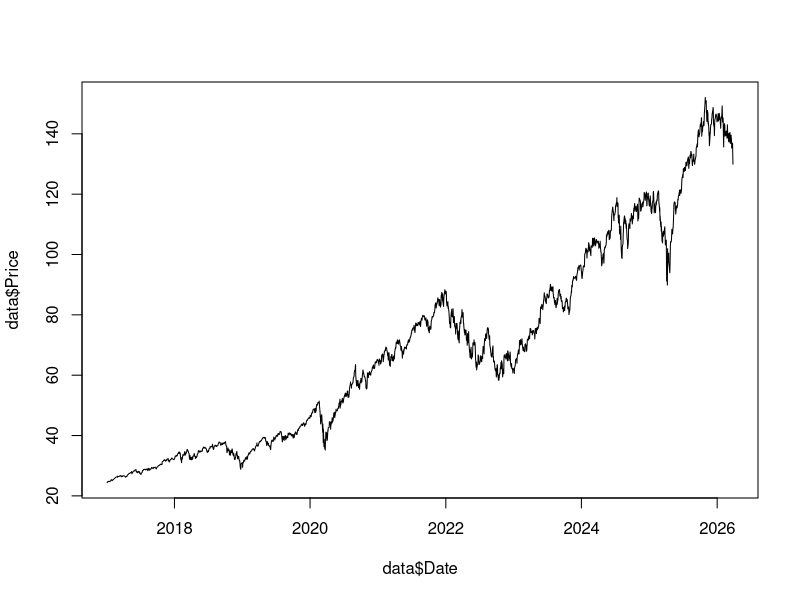
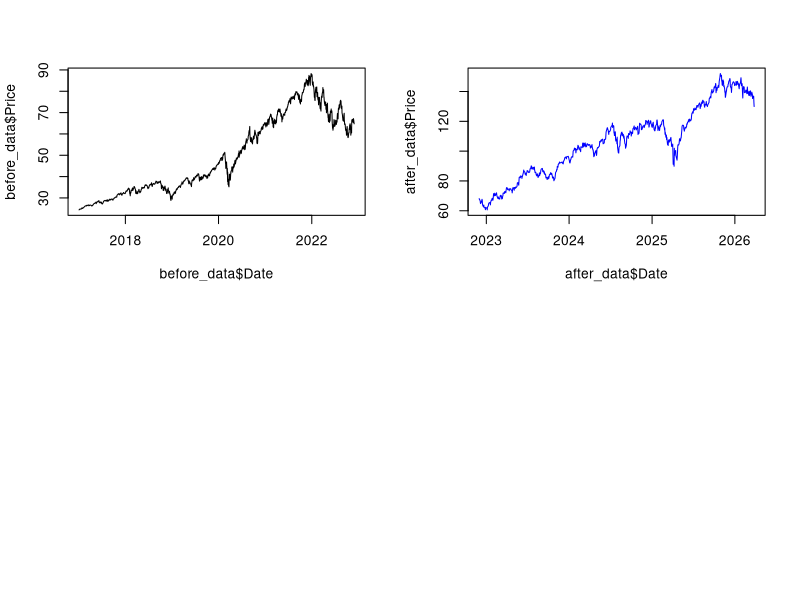

Reproduce these figures in R, in order.
## ---- chunk 1
#packages
library("tidyverse")
library("ggplot2")
library("dplyr")
## ---- chunk 2
#load data
data <- read.csv("XLK ETF Stock Price History.csv")
## ---- chunk 3
# change date 
data$Date <- as.Date(data$Date, format = "%m/%d/%Y") 
data <- data |>
  filter(trimws(Vol.) != "")
## ---- chunk 4
#split into two time frames
cutoff <- as.Date("2022-11-30")
before_data <- data[data$Date < cutoff, ]
after_data  <- data[data$Date >= cutoff, ]
## ---- chunk 5
plot(data$Date, data$Price, type = "l")
## ---- chunk 6
par(mfrow = c(2,2))
plot(before_data$Date, before_data$Price, type = "l")
plot(after_data$Date, after_data$Price, type = "l", col = "blue")
## ---- chunk 7
#detrend
model_data <- data.frame(
  t = 1:nrow(data),
  y = data$Price
)

fit <- lm(y ~ t, data = model_data)
